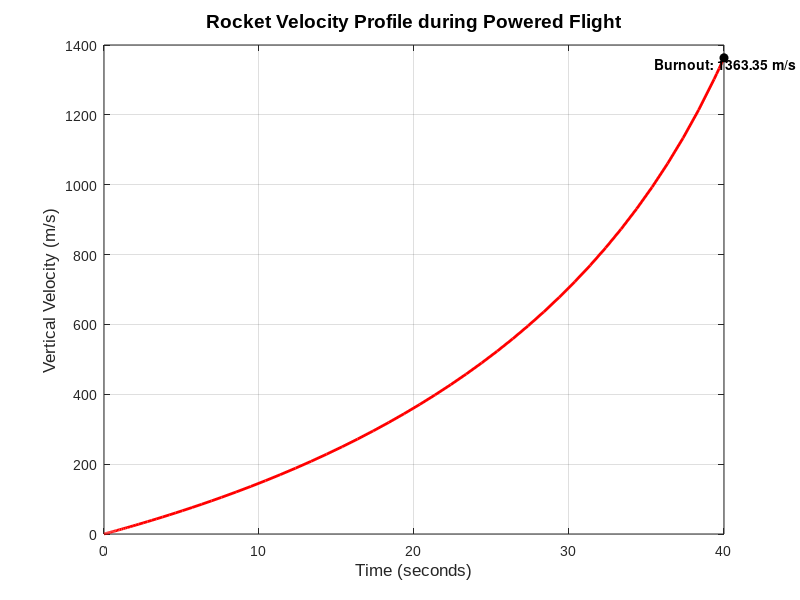

This figure's MATLAB source:
% =========================================================================================
% FILE NAME: Q10_RocketFlightVelocity.m
% AUTHOR: [Amey Thakur](https://github.com/Amey-Thakur)
% COURSE REPO: https://github.com/Amey-Thakur/COMPUTATIONAL-METHODS-AND-MODELING-FOR-ENGINEERING-APPLICATIONS
% RELEASE DATE: September 08, 2023
% LICENSE: Creative Commons Attribution 4.0 International (CC BY 4.0)
%
% DESCRIPTION:
% This script models the vertical flight of a rocket under constant thrust with 
% time-varying mass due to fuel consumption. It solves the equation of motion 
% using the ODE45 numerical solver to determine velocity at burnout.
%
% PROBLEM STATEMENT (Q10):
% A rocket's mass decreases as it burns fuel. The equation of motion is 
% m(t) dv/dt = T - m(t)g, where m(t) = m0(1 - rt/b).
% Given: 
% T = 48,000 N, m0 = 2200 kg, r = 0.8, g = 9.81 m/s^2, b = 40 s.
% Determine the rocket's velocity at burnout (t = b = 40s).
%
% Reference: MATLAB for Engineering Applications, William J. Palm, Chapter 9, Q10.
%
% TECHNOLOGY STACK:
% - Programming Language: MATLAB (R2023a+)
% =========================================================================================

% --- Environment Initialization ---
clc;
clear;
close all;

% --- Design Parameters & Constants ---
T = 48000;          % Thrust (N)
m0 = 2200;          % Initial Mass (kg)
r = 0.8;            % Fraction of mass burnt
g = 9.81;           % Gravity (m/s^2)
b = 40;             % Burn time (s)

% --- ODE Modeling ---
% State equation: dv/dt = T/m(t) - g
% where m(t) = m0 * (1 - r*t/b)
m_func = @(t) m0 * (1 - (r * t) / b);
dvdt = @(t, v) (T / m_func(t)) - g;

% --- Computational Solution Stage (ODE45) ---
t_span = [0, b];    % Burn duration from 0 to 40s
v0 = 0;             % Initial velocity (m/s)

% solve using Runge-Kutta 4th/5th order Method
[t_out, v_out] = ode45(dvdt, t_span, v0);

% Final velocity at burnout
v_burnout = v_out(end);

% --- Visualization Engine (Velocity Profile) ---
figure('Color', 'w', 'Name', 'Rocket Burn Phase Kinematics');
plot(t_out, v_out, 'r-', 'LineWidth', 2);
grid on;
hold on;

% Burnout highlight
plot(t_out(end), v_burnout, 'ko', 'MarkerFaceColor', 'k');
text(t_out(end)-5, v_burnout, sprintf('  Burnout: %.2f m/s', v_burnout), ...
    'VerticalAlignment', 'top', 'FontWeight', 'bold');

% Aesthetics and Labeling
set(gca, 'FontName', 'Arial', 'FontSize', 10);
xlabel('Time (seconds)', 'FontSize', 12);
ylabel('Vertical Velocity (m/s)', 'FontSize', 12);
title('Rocket Velocity Profile during Powered Flight', 'FontSize', 14, 'FontWeight', 'bold');

% --- Results Visualization ---
fprintf('--- Rocket Performance Results ---\n');
fprintf('Initial Mass (m0):   %d kg\n', m0);
fprintf('Thrust (T):          %d N\n', T);
fprintf('Burn Duration (b):    %d s\n', b);
fprintf('Velocity at Burnout: %8.4f m/s\n', v_burnout);

% Professional Scholarly Footer
fprintf('\nEngineering Insight: The increasing slope of the velocity curve demonstrates the accelerating effect of mass reduction. As fuel is consumed, the thrust-to-weight ratio increases significantly, leading to non-linear velocity accumulation until burnout at t=40s.\n');
